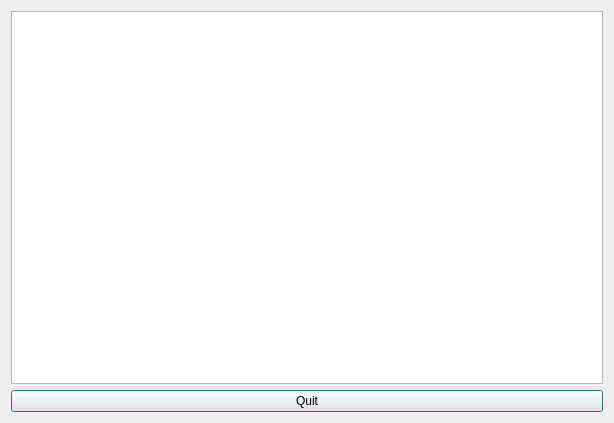
<ui version="4.0" >
 <class>Dialog</class>
 <widget class="QDialog" name="Dialog" >
  <property name="geometry" >
   <rect>
    <x>0</x>
    <y>0</y>
    <width>614</width>
    <height>423</height>
   </rect>
  </property>
  <property name="windowTitle" >
   <string>Exception</string>
  </property>
  <layout class="QGridLayout" name="gridLayout" >
   <item row="0" column="0" >
    <widget class="QPlainTextEdit" name="txtMessage" />
   </item>
   <item row="1" column="0" >
    <widget class="QPushButton" name="butQuit" >
     <property name="text" >
      <string>Quit</string>
     </property>
    </widget>
   </item>
  </layout>
 </widget>
 <resources/>
 <connections/>
</ui>
